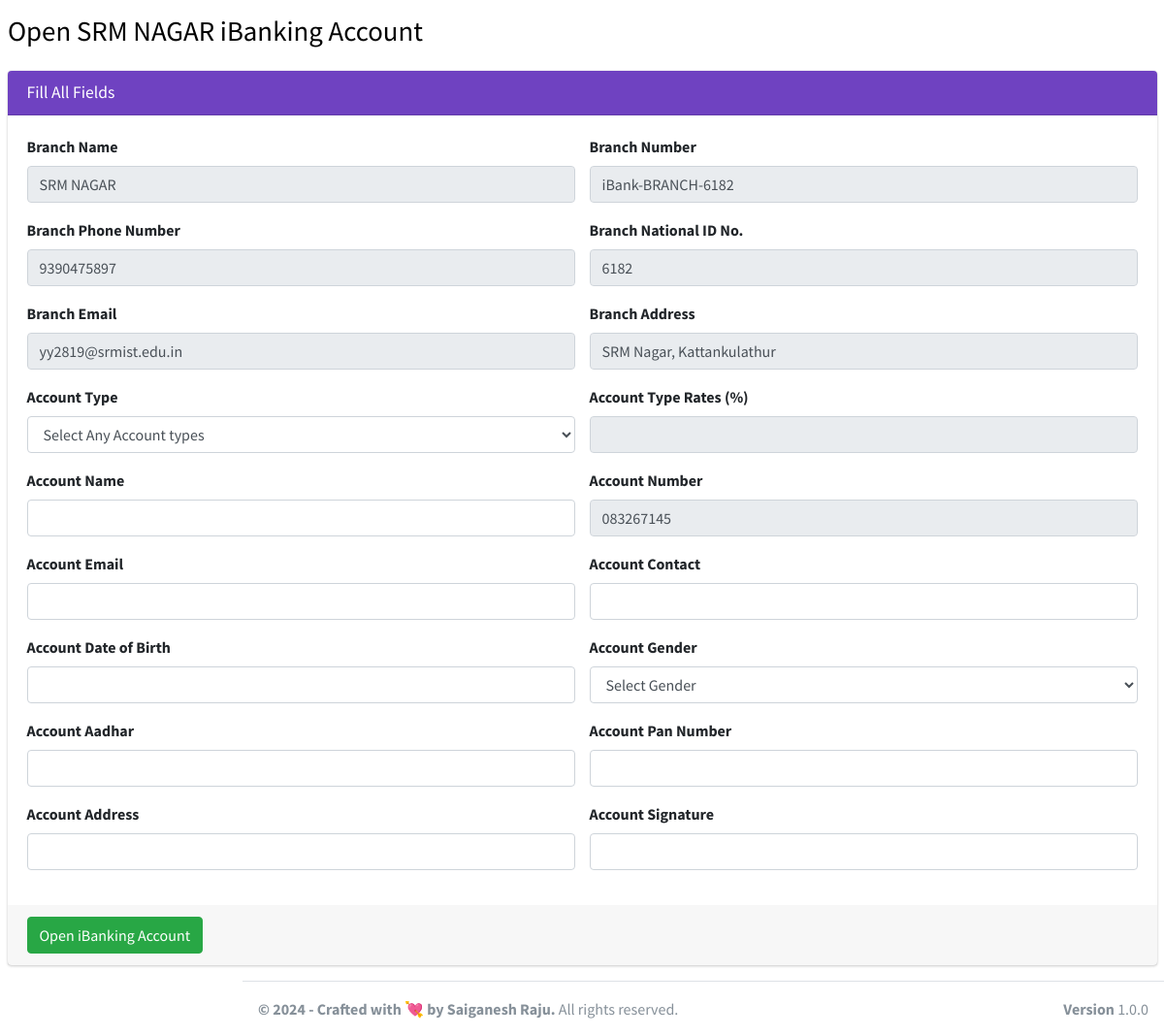
The page /user1/pages_open_new_acc.php?client_number=iBank-BRANCH-6182&client_id=22 on the database its author committed.
### tables this page shows
CREATE TABLE `ib_clients` (
  `client_id` int(11) NOT NULL,
  `name` varchar(200) NOT NULL,
  `national_id` varchar(200) NOT NULL,
  `phone` varchar(200) NOT NULL,
  `address` varchar(200) NOT NULL,
  `email` varchar(200) DEFAULT NULL,
  `password` varchar(200) NOT NULL,
  `profile_pic` varchar(200) NOT NULL,
  `client_number` varchar(200) NOT NULL
);

CREATE TABLE `ib_systemsettings` (
  `id` int(20) NOT NULL,
  `sys_name` longtext NOT NULL,
  `sys_tagline` longtext NOT NULL,
  `sys_logo` varchar(200) NOT NULL
);

### user1/pages_open_new_acc.php (the view, shortened to what this page needs)
<?php
include('conf/config.php');
?>
<!DOCTYPE html>
<html>
<?php include("dist/_partials/head.php"); ?>
<body>
    <div class="wrapper">
        <?php
        $client_id = $_GET['client_id'];
        $ret = "SELECT * FROM  iB_clients WHERE client_id = ? ";
        $stmt = $mysqli->prepare($ret);
        $stmt->bind_param('i', $client_id);
        $stmt->execute();
        $res = $stmt->get_result();
        while ($row = $res->fetch_object()) {
        ?>
            <div>
                <section class="content-header">
                    <div class="container-fluid">
                        <div class="row mb-2">
                            <div class="centered-text">
                                <h1>Open <?php echo $row->name; ?> iBanking Account</h1>
                            </div>
                        </div>
                    </div>
                </section>
                <section class="content">
                    <div class="container-fluid">
                        <div class="row">
                            <div class="col-md-12">
                                <div class="card card-purple">
                                    <div class="card-header">
                                        <h3 class="card-title">Fill All Fields</h3>
                                    </div>
                                    <form method="post" enctype="multipart/form-data" role="form">
                                        <div class="card-body">
                                            <div class="row">
                                                <div class=" col-md-6 form-group">
                                                    <label for="exampleInputEmail1">Branch Name</label>
                                                    <input type="text" readonly name="client_name" value="<?php echo $row->name; ?>" required class="form-control" id="exampleInputEmail1">
                                                </div>
                                                <div class=" col-md-6 form-group">
                                                    <label for="exampleInputPassword1">Branch Number</label>
                                                    <input type="text" readonly name="client_number" value="<?php echo $row->client_number; ?>" class="form-control" id="exampleInputPassword1">
                                                </div>
                                            </div>
                                            <div class="row">
                                                <div class=" col-md-6 form-group">
                                                    <label for="exampleInputEmail1">Branch Phone Number</label>
                                                    <input type="text" readonly name="client_phone" value="<?php echo $row->phone; ?>" required class="form-control" id="exampleInputEmail1">
                                                </div>
                                                <div class=" col-md-6 form-group">
                                                    <label for="exampleInputPassword1">Branch National ID No.</label>
                                                    <input type="text" readonly value="<?php echo $row->national_id; ?>" name="client_national_id" required class="form-control" id="exampleInputEmail1">
                                                </div>
                                            </div>
                                            <div class="row">
                                                <div class=" col-md-6 form-group">
                                                    <label for="exampleInputEmail1">Branch Email</label>
                                                    <input type="email" readonly name="client_email" value="<?php echo $row->email; ?>" required class="form-control" id="exampleInputEmail1">
                                                </div>
                                                <div class=" col-md-6 form-group">
                                                    <label for="exampleInputEmail1">Branch Address</label>
                                                    <input type="text" name="client_adr" readonly value="<?php echo $row->address; ?>" required class="form-control" id="exampleInputEmail1">
                                                </div>
                                            </div>
                                            <div class="row">
                                                <div class=" col-md-6 form-group">
                                                    <label for="exampleInputEmail1">Account Type</label>
                                                    <select class="form-control" onChange="getiBankAccs(this.value);" name="acc_type">
                                                        <option>Select Any Account types</option>
                                                        <?php
                                                        $ret = "SELECT * FROM  iB_Acc_types ORDER BY RAND() ";
                                                        $stmt = $mysqli->prepare($ret);
                                                        $stmt->execute();
                                                        $res = $stmt->get_result();
                                                        ?>
                                                    </select>
                                                </div>
                                                <div class=" col-md-6 form-group">
                                                    <label for="exampleInputEmail1">Account Type Rates (%)</label>
                                                    <input type="text" name="acc_rates" readonly required class="form-control" id="AccountRates">
                                                </div>
                                            </div>
                                            <div class="row">
                                                <div class=" col-md-6 form-group">
                                                    <label for="exampleInputEmail1">Account Name</label>
                                                    <input type="text" name="name" required class="form-control" id="exampleInputEmail1">
                                                </div>
                                                <div class=" col-md-6 form-group">
                                                    <label for="exampleInputEmail1">Account Number</label>
                                                    <?php
                                                    $length = 12;
                                                    $_accnumber =  substr(str_shuffle('0123456789'), 1, $length);
                                                    ?>
                                                    <input type="text" readonly name="account_number" value="<?php echo $_accnumber; ?>" required class="form-control" id="exampleInputEmail1">
                                                </div>
                                            </div>
                                            <div class = "row">
                                                 <div class=" col-md-6 form-group">
                                                    <label for="exampleInputEmail1">Account Email</label>
                                                    <input type="text" name="email" required class="form-control" id="exampleInputEmail1">
                                                </div>
                                                <div class=" col-md-6 form-group">
                                                    <label for="exampleInputEmail1">Account Contact</label>
                                                    <input type="text" name="contact" required class="form-control" id="exampleInputEmail1">
                                                </div>
                                            </div>
                                            <div class = "row">
                                                 <div class=" col-md-6 form-group">
                                                    <label for="exampleInputEmail1">Account Date of Birth</label>
                                                    <input type="text" name="dob" required class="form-control" id="exampleInputEmail1">
                                                </div>
                                                <div class=" col-md-6 form-group">
                                                    <label for="exampleInputEmail1">Account Gender</label>
                                                    <select class="form-control" name="gender">
                                                        <option>Select Gender</option>
                                                    </select>
                                                </div>
                                            </div>
                                            <div class = "row">
                                                 <div class=" col-md-6 form-group">
                                                    <label for="exampleInputEmail1">Account Aadhar</label>
                                                    <input type="text" name="aadhar" required class="form-control" id="exampleInputEmail1">
                                                </div>
                                                <div class=" col-md-6 form-group">
                                                    <label for="exampleInputEmail1">Account Pan Number</label>
                                                    <input type="text" name="pan_no" required class="form-control" id="exampleInputEmail1">
                                                </div>
                                            </div>
                                            <div class = "row">
                                                 <div class=" col-md-6 form-group">
                                                    <label for="exampleInputEmail1">Account Address</label>
                                                    <input type="text" name="address" required class="form-control" id="exampleInputEmail1">
                                                </div>
                                                <div class=" col-md-6 form-group">
                                                    <label for="exampleInputEmail1">Account Signature</label>
                                                    <input type="text" name="signature" required class="form-control" id="exampleInputEmail1">
                                                </div>
                                            </div>
                                        </div>
                                        <div class="card-footer">
                                            <button type="submit" name="open_account" class="btn btn-success">Open iBanking Account</button>
                                        </div>
                                    </form>
                                </div>
                            </div>
                </section>
            </div>
        <?php } ?>
        <?php include("dist/_partials/footer.php"); ?>
    </div>
</body>
</html>
<html>
<head>
</head>
</html>

### user1/dist/_partials/footer.php
<?php
$ret = "SELECT * FROM `iB_SystemSettings` ";
$stmt = $mysqli->prepare($ret);
$stmt->execute();
$res = $stmt->get_result();
while ($sys = $res->fetch_object()) {
?>
  <footer class="main-footer">
    <strong>&copy; 2024 - Crafted with 💘 by Saiganesh Raju.</strong>
    All rights reserved.
    <div class="float-right d-none d-sm-inline-block">
      <b>Version</b> 1.0.0
    </div>
  </footer>
<?php } ?>

### user1/pages_open_new_acc.php (style rules this page uses)
.centered-text { text-align: center; font-weight: bold; font-size: 150%; color: black; }

### rows shown on the page
ib_clients: name "SRM NAGAR", client_name "SRM NAGAR", client_number "iBank-BRANCH-6182", client_phone "9390475897", client_national_id "6182", client_email "yy2819@srmist.edu.in", client_adr "SRM Nagar, Kattankulathur", account_number "083267145"
